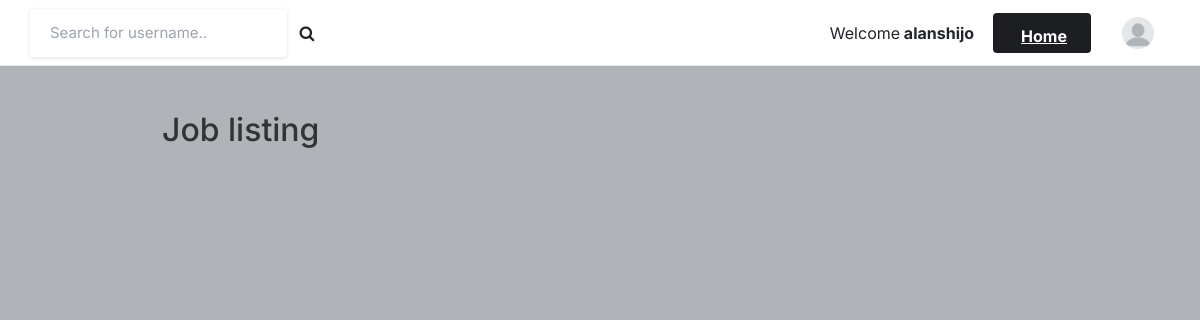
The app's page /userjoblisting (signed in), older data.
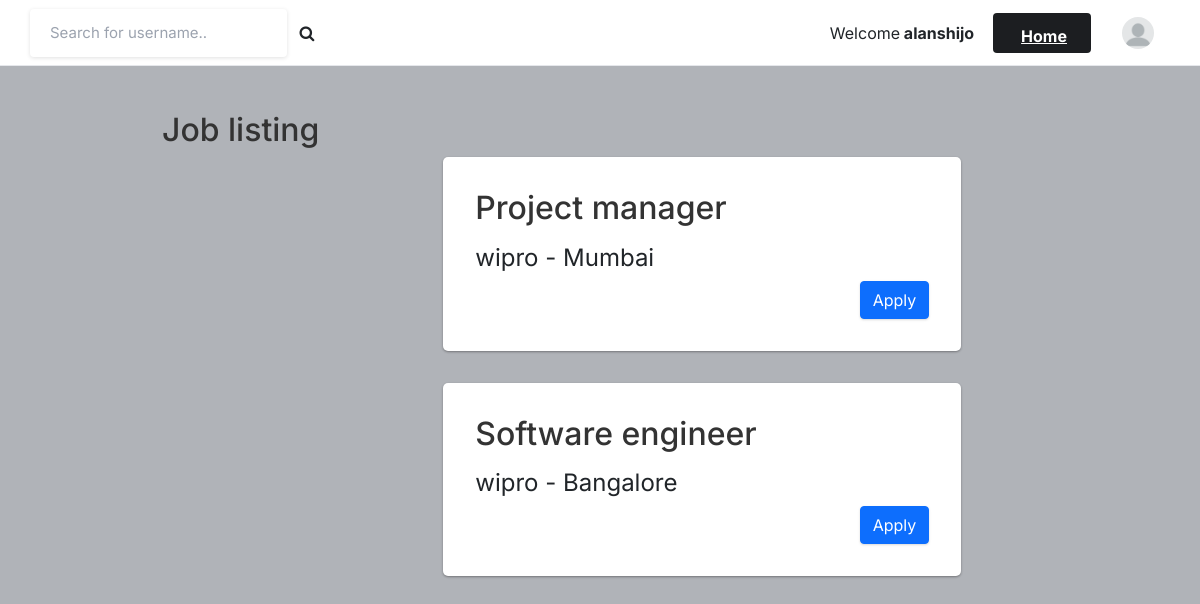
The same page, newer data.
### core/models.py (models this page shows, shortened)
class JobPosting(models.Model):
    jid = models.AutoField(primary_key=True, unique=True)
    title = models.CharField(max_length=100)
    company = models.CharField(max_length=100)
    location = models.CharField(max_length=100)
    description = models.CharField(max_length=100)
    requirements = models.CharField(max_length=100)
    responsibilities = models.CharField(max_length=100)
    created_at = models.DateTimeField(auto_now_add=True)
    updated_at = models.DateTimeField(auto_now=True)

### core/views.py (the view)
# urls.py: path('userjoblisting', views.userjoblisting, name='userjoblisting'),
@login_required(login_url='signin')
def userjoblisting(request):
    jobs = JobPosting.objects.all().order_by('-created_at')
    context = {'jobs': jobs}
    return render(request, 'userjob.html', context)

### templates/userjob.html (shortened to what this page needs)
{% load static %}
<!DOCTYPE html>
<html lang="en">
<head>
    <link rel="stylesheet" href="{% static 'assets/css/icons.css' %}">
    <link rel="stylesheet" href="{% static 'assets/css/uikit.css' %}">
    <link rel="stylesheet" href="{% static 'assets/css/style.css' %}">
    <link rel="stylesheet" href="{% static 'assets/css/tailwind.css' %}">
    <link rel="stylesheet" href="https://cdnjs.cloudflare.com/ajax/libs/font-awesome/4.7.0/css/font-awesome.min.css">
    <link href="https://cdn.jsdelivr.net/npm/bootstrap@5.0.2/dist/css/bootstrap.min.css" rel="stylesheet">
</head>
<body>
            <header>
                <div class="header_inner">
                    <form action="/search" method="POST">
                    <div class="left-side">
                            <input type="text" name="username" placeholder="Search for username..">&nbsp; &nbsp;
                            <button type="submit"><i class="fa fa-search fa-1x"></i></button>
                    </div>
                    </form>
                    <div class="right-side lg:pr-4">
                            Welcome <b name="" class="">&nbsp;{{user.username}}&nbsp; &nbsp; &nbsp;</b>
                        <a href="cindex"
                            class="bg-pink-500 flex font-bold hidden hover:bg-pink-600 hover:text-white inline-block items-center lg:block max-h-10 mr-4 px-4 py-2 rounded shado text-white">
                              Home
                        </a>
                        <a href="#">
                            <img src="{{ MEDIA_URL }}media/pic.png" class="header-avatar" alt="">
                        </a>
                    </div>
                </div>
            </header>
            <div class="container m-auto">
                <h2>Job listing</h2>
                <div class="lg:flex justify-center lg:space-x-10 lg:space-y-0 space-y-5">
                                   <ul class="mx-auto">
                                        {% for job in jobs %}
                                        <li class="job-card">
                                            <a href="#" data-bs-toggle="modal" data-bs-target="#dmodal-{{ job.jid }}">
                                                <h3>{{ job.title }}</h3>
                                            </a>
                                            <p class="company-location">{{ job.company }} - {{ job.location }}</p>
                                            <div class="job-buttons">
                                                <form action="#" method="POST">
                                                    <button class="btn btn-primary" type="submit">Apply</button>
                                                </form>
                                            </div>
                                        </li>
                                        {% endfor %}
                                    </ul>
                </div>
            </div>
</body>
</html>

Row changes from the older to the newer data that the page shows:
added JobPosting: title "Project manager", company "wipro", location "Mumbai"
added JobPosting: title "Software engineer", company "wipro", location "Bangalore"
